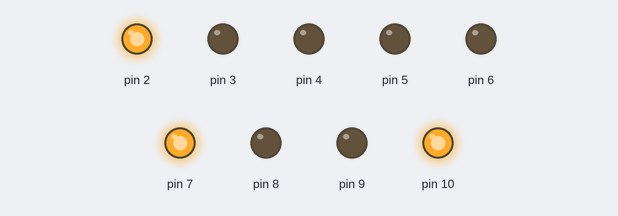
A sketch run on a simulated Arduino Uno, built with avr-gcc and run on an emulated ATmega328P. Parts: output pins drawn as LEDs (lit = HIGH).

Above: at 3.5 s.
At 9.5 s:
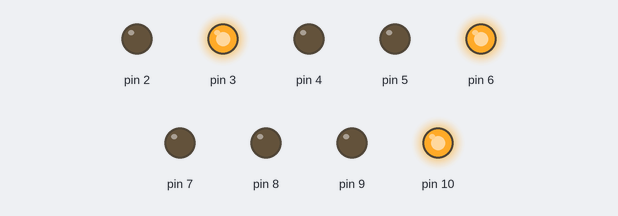
At 15.5 s:
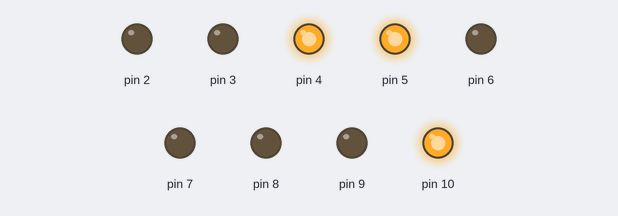
At 21.5 s:
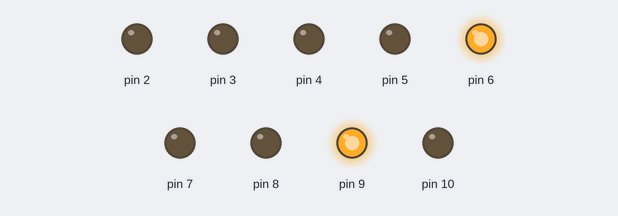
At 27.5 s:
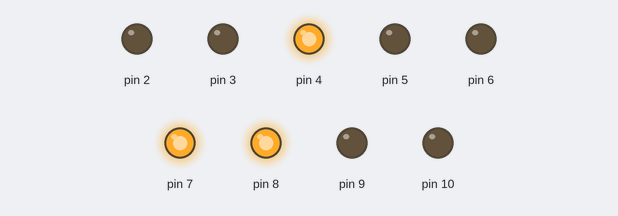
At 33.5 s:
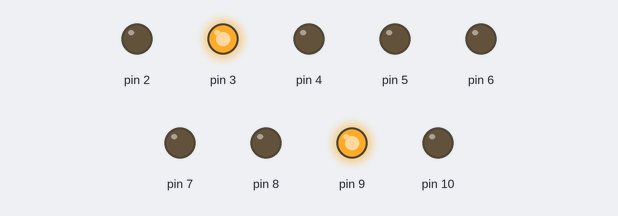
Timing chart, 0 to 46.8 s (numbered marks = the images above):
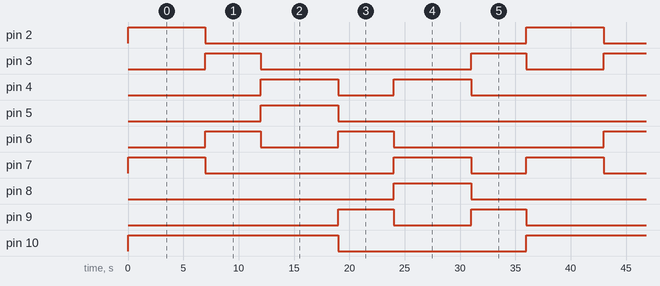

Measured:
- by itself, pin 2, pin 5, pin 8: alternates HIGH for 7.0 s and LOW for 29.0 s
- by itself, pin 3: repeats every 36.0 s: LOW 19.0 s, HIGH 5.0 s, LOW 7.0 s, HIGH 5.0 s
- by itself, pin 4: repeats every 36.0 s: LOW 5.0 s, HIGH 7.0 s, LOW 17.0 s, HIGH 7.0 s
- by itself, pin 6, pin 9: repeats every 36.0 s: LOW 7.0 s, HIGH 5.0 s, LOW 19.0 s, HIGH 5.0 s
- by itself, pin 7: repeats every 36.0 s: LOW 17.0 s, HIGH 7.0 s, LOW 5.0 s, HIGH 7.0 s
- by itself, pin 10: alternates HIGH for 19.0 s and LOW for 17.0 s

The sketch:

TRAFFIC_LIGHT_CONTROLLER.ino
```cpp
void setup() {
  // configure the output pins
  pinMode(2,OUTPUT);
  pinMode(3,OUTPUT);
  pinMode(4,OUTPUT);
  pinMode(5,OUTPUT);
  pinMode(6,OUTPUT);
  pinMode(7,OUTPUT);
  pinMode(8,OUTPUT);
  pinMode(9,OUTPUT);
  pinMode(10,OUTPUT);

}

void loop() {
  digitalWrite(2,1); //enables the first set of signals
  digitalWrite(7,1);
  digitalWrite(10,1);
  digitalWrite(4,0);
  digitalWrite(3,0);
  digitalWrite(6,0);
  digitalWrite(8,0);
  digitalWrite(9,0);
  digitalWrite(5,0);
  delay(7000);

  digitalWrite(3,1); //enables the yellow lights
  digitalWrite(6,1);
  digitalWrite(2,0);
  digitalWrite(7,0);
  delay(5000);

  digitalWrite(4,1); //enables the second set of lights
  digitalWrite(5,1);
  digitalWrite(10,1);
  digitalWrite(2,0);
  digitalWrite(3,0);
  digitalWrite(6,0);
  digitalWrite(8,0);
  digitalWrite(9,0);
  digitalWrite(7,0);
  delay(7000);

  digitalWrite(9,1); //enables the yellow lights
  digitalWrite(6,1);
  digitalWrite(10,0);
  digitalWrite(5,0);
  digitalWrite(4,0);
  delay(5000);

  digitalWrite(8,1); //enables the third set of signals
  digitalWrite(4,1);
  digitalWrite(7,1);
  digitalWrite(2,0);
  digitalWrite(3,0);
  digitalWrite(5,0);
  digitalWrite(6,0);
  digitalWrite(9,0);
  digitalWrite(10,0);
  delay(7000);

  digitalWrite(9,1); //enables the yellow lights
  digitalWrite(3,1);
  digitalWrite(7,0);
  digitalWrite(8,0);
  digitalWrite(4,0);
  delay(5000);

}
```
